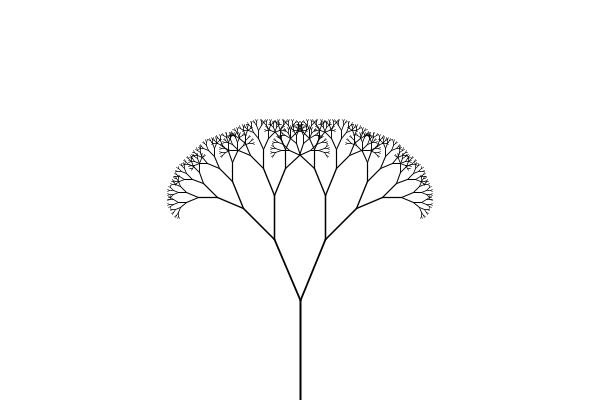
Frame 1 (no input)
Frame 60 (the mouse pressed at the canvas centre just before this capture): identical to frame 1, image omitted
Frame 120 (the mouse held since frame 60 and released just before this capture): identical to frame 1, image omitted

The Processing sketch that drew this single still picture (run headless with seeded random() and noise(); from frame 60 on, the mouse is pressed at the canvas centre):

// Processing sketch: fractalTree
// ── fractalTree.pde
float theta = PI/8;

void setup() {
  size(600, 400);
}

void draw() {
  background(255);
  translate(width/2, height);
  branch(100, 2);
}

void branch(float len, float thickness) {
  strokeWeight(thickness);
  line(0,0,0,-len);
  translate(0, -len);
  thickness = thickness*0.88;
  len = len*0.66;
  if(len > 2) {
    pushMatrix();
    rotate(theta);
    branch(len, thickness);
    popMatrix();
    
    pushMatrix();
    rotate(-theta);
    branch(len, thickness);
    popMatrix();
  }
}
